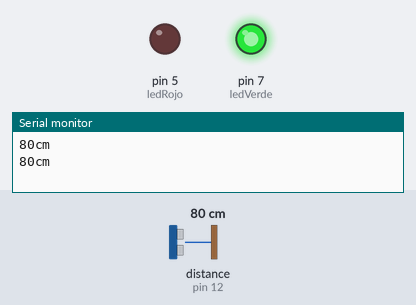
The sketch below on a simulated Arduino Uno, built with avr-gcc and run on an emulated ATmega328P. Parts: output pins drawn as LEDs (lit = HIGH), the last lines printed to the serial monitor. Wiring (inferred from the names in the program): ultrasonic range finder: trigger pin 13; echo pin 12. The inputs (shaded band) are chosen by the test bench; at power-on: distance to the obstacle (sensor on pin 12) 80 cm. The echo pulse lasts 58.3 µs per cm; pins used as bus, display or sensor lines are not drawn.

Above: at 1.8 s.
1.9 s: distance to the obstacle (sensor on pin 12) set to 12 cm
3.4 s: distance to the obstacle (sensor on pin 12) set to 9 cm
At 4.3 s:
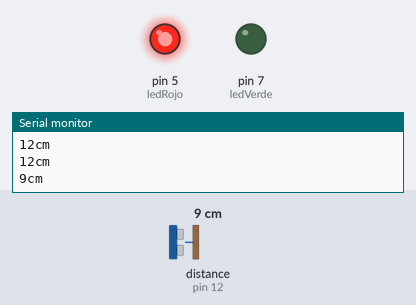
5.5 s: distance to the obstacle (sensor on pin 12) set to 18 cm
At 7.1 s:
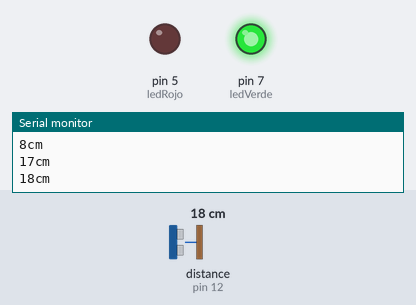
7.5 s: distance to the obstacle (sensor on pin 12) set to 2 cm
At 8.7 s:
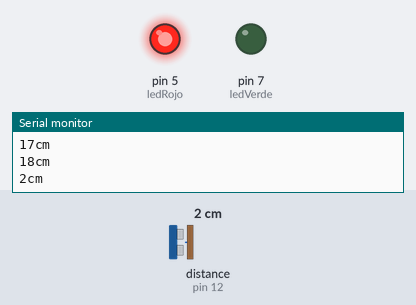
Timing chart, 0 to 10.5 s (numbered marks = the images above; inputs shaded):
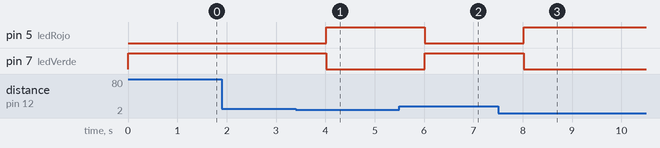

Measured:
- the behaviour switches between 11 and 10 cm on distance to the obstacle (sensor on pin 12) (found by bisection; images 0 and 1)
- after the input at 3.4 s, pin 5 (ledRojo): LOW → HIGH after 0.61 s; pin 7 (ledVerde): HIGH → LOW after 0.61 s
- after the input at 5.5 s, pin 5 (ledRojo): HIGH → LOW after 0.52 s; pin 7 (ledVerde): LOW → HIGH after 0.52 s
- after the input at 7.5 s, pin 5 (ledRojo): LOW → HIGH after 0.52 s; pin 7 (ledVerde): HIGH → LOW after 0.52 s

The sketch:

ultrasonico.ino
```cpp
int pinTring = 13; //Pin que emite los sonidos, Trig
int pinEcho = 12; //Pin que va a recibir de vuelta la onda

int ledRojo = 5;
int ledVerde = 7;


int zonaSegura = 10;

void setup(){

  //Inicializamos los pines como entradas y salidas
  pinMode(pinTring, OUTPUT);
  pinMode(ledRojo, OUTPUT);
  pinMode(ledVerde, OUTPUT);
  pinMode(pinEcho, INPUT);

  Serial.begin(9600); //Inicializamos la comunicacion serial

}

void loop(){


  long duracion, distanciaEnCm;


  //Algoritmo para enviar un pulso con TRIG
  digitalWrite(pinTring, LOW); // Envía un pulso bajo
  delayMicroseconds(2);       // Espera dos microsegundos
  digitalWrite(pinTring, HIGH);// Envía un pulso alto
  delayMicroseconds(5);       // Espera 5 microsegundos
  digitalWrite(pinTring, LOW); // Se queda en espera

  /*Obtenemos la duracion de tiempo mientras
  el sensor este recibiendo la informacion
  */
  duracion = pulseIn(pinEcho, HIGH);

  /*
  La velocidad del sonido es de 340metros/segundo que
  es igual a 29 microsegundos por centimetro es por es
  que vamos a dividir la duracion entre 29.
  Despues se divide entre 2 porque es el tiempo que viaja
  el sonido de ida y de vuelta
  */
  distanciaEnCm = (duracion/29)/2;

  //Imprimimos la distancia en consola
  Serial.print(distanciaEnCm);
  Serial.print("cm");
  Serial.println();


  if(distanciaEnCm > zonaSegura){

    digitalWrite(ledVerde, HIGH);
    digitalWrite(ledRojo, LOW);

  }
  else{

    digitalWrite(ledVerde, LOW);
    digitalWrite(ledRojo, HIGH);

  }
  delay(1000);

}
```
